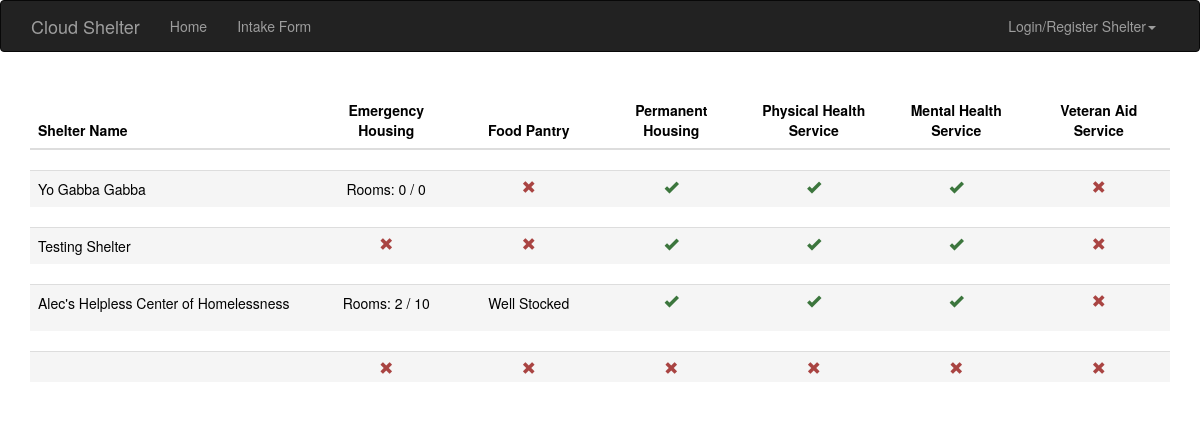
Screenshot of /?sort=shelter1 with the database file from the repository.
### App/models.py (models this page shows, shortened)
class Shelter(models.Model):
    user = models.OneToOneField(User, on_delete=models.CASCADE)
    userid = models.IntegerField()
    shelter_name = models.CharField(max_length=500)
    shelter_support_email = models.CharField(max_length=200) #See Below?
    shelter_support_tele = models.CharField(max_length=15) #See Below?
    shelter_address = models.CharField(max_length=200)
    shelter_city = models.CharField(max_length=200)
    shelter_state = models.CharField(max_length=2)
    shelter_desc = models.CharField(max_length=5000)
    shelter_restrictions = models.CharField(max_length=2000)
    service_rooms = models.OneToOneField(RoomService)
    service_foods = models.OneToOneField(FoodService)
    service_house = models.OneToOneField(HousingService)
    service_physical_illness = models.OneToOneField(PhysicalHealthService)
    service_mental_illness = models.OneToOneField(MentalHealthService)
    service_veteran_aid = models.OneToOneField(VeteranAid)

class RoomService(models.Model):
    has_room_service = models.BooleanField()
    max_room = models.IntegerField()
    filled_rooms = models.IntegerField()

### App/views.py (the view, shortened to what this page needs)
# urls.py: url(r'^$', views.index_view, name='index'),
def index_view(request):
    user = request.user
    pos = 0
    shelters = Shelter.objects.all()
    param = request.GET.get('sort')
    if param is not None:
        if param == 'shelter':
            shelters = shelters.order_by('shelter_name')
        elif param == 'shelter1':
            pos = 1
            shelters = shelters.order_by('-shelter_name')
        elif param == 'house':
            shelters = sorted(shelters, key=lambda s : s.available_rooms())
        elif param == 'house1':
            pos = 1
            shelters = sorted(shelters, key=lambda s : s.available_rooms())
            shelters = shelters.reverse()
        elif param == 'phouse':
            shelters = shelters.order_by('service_house')
        elif param == 'phouse1':
            pos = 1
            shelters = shelters.order_by('-service_house')
        elif param == 'health':
            shelters = shelters.order_by('service_physical_illness')
        elif param == 'health1':
            pos = 1
            shelters = shelters.order_by('-service_physical_illness')
        elif param == 'mental':
            shelters = shelters.order_by('service_mental_illness')
        elif param == 'mental1':
            pos = 1
            shelters = shelters.order_by('-service_mental_illness')
        elif param == 'vet':
            shelters = shelters.order_by('service_veteran_aid')
        elif param == 'vet1':
            pos = 1
            shelters = shelters.order_by('-service_veteran_aid')
        elif param == 'food':
            shelter = shelters.order_by('service_foods')
        elif param == 'food1':
            pos = 1
            shelter = shelters.order_by('-service_foods')
    context = { #context sends data to the html file
        'app_name': APP_NAME,
        'user': user,
        'shelters': shelters,
        'pos': pos
    }
    return render(request, 'index.html', context)

### templates/index.html
{% extends 'app_base.html' %}
{% block content %}
    <div class="container">
        <br>
        <div class="index_body full">
                <table class="table">
                    <thead>
                        <tr>
                            <th class="col-sm-2"><a href="?sort=shelter{% if not pos == 1 %}1{% endif %}" class="no-decor">Shelter Name</a></th>
                            <th class="col-sm-1 text-center"><a href="?sort=house{% if not pos == 1 %}1{% endif %}" class="no-decor">Emergency Housing</a></th>
                            <th class="col-sm-1 text-center"><a href="?sort=food{% if not pos == 1 %}1{% endif %}" class="no-decor">Food Pantry</a></th>
                            <th class="col-sm-1 text-center"><a href="?sort=phouse{% if not pos == 1 %}1{% endif %}" class="no-decor">Permanent Housing</a></th>
                            <th class="col-sm-1 text-center"><a href="?sort=health{% if not pos == 1 %}1{% endif %}" class="no-decor">Physical Health Service</a></th>
                            <th class="col-sm-1 text-center"><a href="?sort=mental{% if not pos == 1 %}1{% endif %}" class="no-decor">Mental Health Service</a></th>
                            <th class="col-sm-1 text-center"><a href="?sort=vet{% if not pos == 1 %}1{% endif %}" class="no-decor">Veteran Aid Service</a></th>
                        </tr>
                    </thead>
                </table>
                {% for shelter in shelters %}
                    <a href="{% url 'shelter' shelter.id %}" class="no-decor">
                        <div>
                        <table class="table">
                            <tr class="shelter active" >
                                <td class="col-sm-2"> {{ shelter.shelter_name}}</td>
                                <td class="col-sm-1 text-center">
                                {% if not shelter.service_rooms.has_room_service %}
                                    <span class="glyphicon glyphicon-remove alert-danger text-center center-block"></span>
                                {% else %}
                                    Rooms: {{ shelter.service_rooms.filled_rooms }} / {{ shelter.service_rooms.max_room }}
                                {% endif %}
                                </td>
                                <td class="col-sm-1 text-center">
                                {% if shelter.service_foods.has_food_service %}
                                    {% if shelter.service_foods.foodLevel == 0 %}
                                        <p>No food</p>
                                    {% elif shelter.service_foods.foodLevel == 1 %}
                                        <p>Very Low</p>
                                    {% elif shelter.service_foods.foodLevel == 2 %}
                                        <p>In Need</p>
                                    {% elif shelter.service_foods.foodLevel == 3 %}
                                        <p>Well Stocked</p>
                                    {% elif shelter.service_foods.foodLevel == 4 %}
                                        <p>Abundant</p>
                                    {% endif %}
                                {% else %}
                                    <span class="glyphicon glyphicon-remove alert-danger text-center center-block"></span>
                                {% endif %}
                                </td>
                                <td class="col-sm-1">
                                {% if shelter.service_house.has_house_service %}
                                    <span class="glyphicon glyphicon-ok alert-success text-center center-block"></span>
                                {% else %}
                                    <span class="glyphicon glyphicon-remove alert-danger text-center center-block"></span>
                                {% endif %}
                                </td>
                                <td class="col-sm-1">
                                {% if shelter.service_physical_illness.has_physical_health_service %}
                                    <span class="glyphicon glyphicon-ok  alert-success text-center center-block"></span>
                                {% else %}
                                    <span class="glyphicon glyphicon-remove alert-danger text-center center-block"></span>
                                {% endif %}
                                </td>
                                <td class="col-sm-1">
                                {% if shelter.service_mental_illness.has_mental_health_service %}
                                    <span class="glyphicon glyphicon-ok alert-success text-center center-block"></span>
                                {% else %}
                                    <span class="glyphicon glyphicon-remove alert-danger text-center center-block"></span>
                                {% endif %}
                                </td>
                                <td class="col-sm-1">
                                {% if shelter.service_veteran_aid.has_veteran_aid %}
                                    <span class="glyphicon glyphicon-ok alert-success text-center center-block"></span>
                                {% else %}
                                    <span class="glyphicon glyphicon-remove alert-danger text-center center-block"></span>
                                {% endif %}
                                </td>
                            </tr>
                            </table>
                        </div>
                    </a>
                 {% endfor %}
        </div>
     </div>
{% endblock %}

### App/static/css/custom.css (style rules this page uses)
.glyphicon { background: transparent; }
.no-decor { color: black; text-decoration: none; }

### rows the page displays
Shelter: shelter_name "Yo Gabba Gabba", service_rooms.filled_rooms "0", service_rooms.max_room "0"
Shelter: shelter_name "Testing Shelter"
Shelter: shelter_name "Alec's Helpless Center of Homelessness", service_rooms.filled_rooms "2", service_rooms.max_room "10", shows "Well Stocked"

### other values shown
{{ app_name }} "Cloud Shelter"
